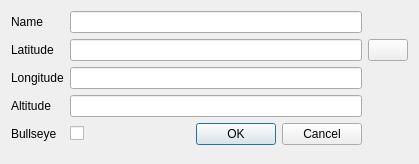
<?xml version="1.0" encoding="UTF-8"?>
<ui version="4.0">
 <class>PointOfInterestProperties</class>
 <widget class="QWidget" name="PointOfInterestProperties">
  <property name="geometry">
   <rect>
    <x>0</x>
    <y>0</y>
    <width>419</width>
    <height>164</height>
   </rect>
  </property>
  <property name="windowTitle">
   <string>POI Properties</string>
  </property>
  <layout class="QGridLayout" name="gridLayout">
   <item row="4" column="1">
    <layout class="QHBoxLayout" name="horizontalLayout">
     <item>
      <widget class="QCheckBox" name="mBullseyeCheckbox">
       <property name="text">
        <string/>
       </property>
      </widget>
     </item>
     <item>
      <widget class="QDialogButtonBox" name="mButtonBox">
       <property name="standardButtons">
        <set>QDialogButtonBox::Cancel|QDialogButtonBox::Ok</set>
       </property>
      </widget>
     </item>
    </layout>
   </item>
   <item row="1" column="0">
    <widget class="QLabel" name="mLatLabel">
     <property name="text">
      <string>Latitude</string>
     </property>
    </widget>
   </item>
   <item row="3" column="0">
    <widget class="QLabel" name="mAltLabel">
     <property name="text">
      <string>Altitude</string>
     </property>
    </widget>
   </item>
   <item row="3" column="1">
    <widget class="UtQtLengthValueEdit" name="mAltitude"/>
   </item>
   <item row="0" column="1">
    <widget class="QLineEdit" name="mName"/>
   </item>
   <item row="0" column="0">
    <widget class="QLabel" name="mNameLabel">
     <property name="text">
      <string>Name</string>
     </property>
    </widget>
   </item>
   <item row="2" column="0">
    <widget class="QLabel" name="mLonLabel">
     <property name="text">
      <string>Longitude</string>
     </property>
    </widget>
   </item>
   <item row="2" column="1">
    <widget class="UtQtLonPosLineEdit" name="mLongitude"/>
   </item>
   <item row="1" column="1">
    <widget class="UtQtLatPosLineEdit" name="mLatitude"/>
   </item>
   <item row="1" column="2">
    <widget class="wkf::LocationSelector" name="mLocationSelector">
     <property name="text">
      <string/>
     </property>
    </widget>
   </item>
   <item row="7" column="1">
    <spacer name="verticalSpacer">
     <property name="orientation">
      <enum>Qt::Vertical</enum>
     </property>
     <property name="sizeHint" stdset="0">
      <size>
       <width>20</width>
       <height>40</height>
      </size>
     </property>
    </spacer>
   </item>
   <item row="4" column="0">
    <widget class="QLabel" name="mBullseyeLabel">
     <property name="text">
      <string>Bullseye</string>
     </property>
    </widget>
   </item>
  </layout>
 </widget>
 <customwidgets>
  <customwidget>
   <class>wkf::LocationSelector</class>
   <extends>QPushButton</extends>
   <header>WkfSelectorWidgets.hpp</header>
  </customwidget>
  <customwidget>
   <class>UtQtLatPosLineEdit</class>
   <extends>QLineEdit</extends>
   <header>UtQtUnitLineEdit.hpp</header>
  </customwidget>
  <customwidget>
   <class>UtQtLonPosLineEdit</class>
   <extends>QLineEdit</extends>
   <header>UtQtUnitLineEdit.hpp</header>
  </customwidget>
  <customwidget>
   <class>UtQtLengthValueEdit</class>
   <extends>QLineEdit</extends>
   <header>UtQtUnitValueEdit.hpp</header>
  </customwidget>
 </customwidgets>
 <tabstops>
  <tabstop>mName</tabstop>
  <tabstop>mLatitude</tabstop>
  <tabstop>mLocationSelector</tabstop>
  <tabstop>mLongitude</tabstop>
  <tabstop>mAltitude</tabstop>
 </tabstops>
 <resources/>
 <connections/>
</ui>
